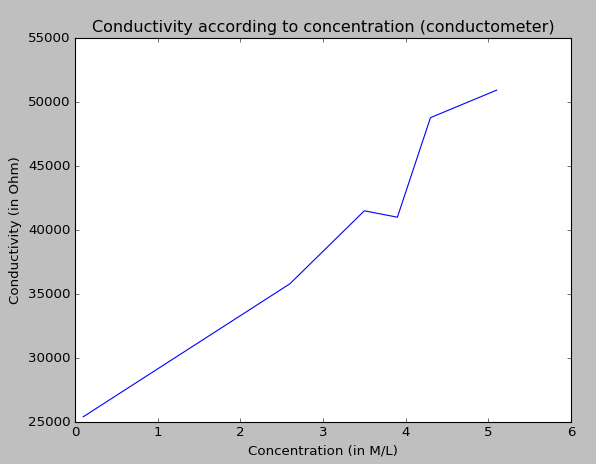

This figure's Python source:
import matplotlib.pyplot as plt
import csv

x = []
y = []

with open('conductometer.csv','r') as csvfile:
    plots = csv.reader(csvfile, delimiter=' ')
    for row in plots:
        x.append(float(row[0]))
        y.append(float(row[1]))

plt.plot(x,y)
plt.xlabel('Concentration (in M/L)')
plt.ylabel('Conductivity (in Ohm)')
plt.title('Conductivity according to concentration (conductometer)')
plt.legend()
plt.show()
